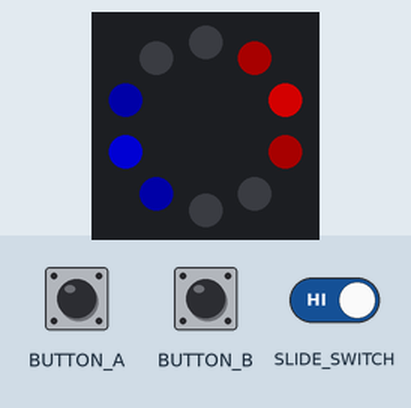
A program run on a simulated Circuit Playground running CircuitPython. On the bench: the board's ring of 10 RGB LEDs (number 0 left of the top, counting anticlockwise). Inputs (shaded band) come from the test bench. Dim RGB values are drawn brighter than linear.

Above: at 1.25 s.
1.3 s: slide switch moved to the right
At 2.5 s:
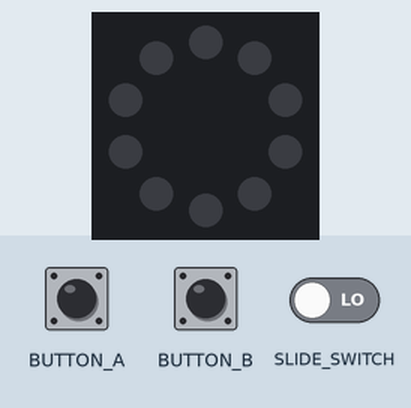
2.8 s: slide switch moved to the left
At 3.6 s:
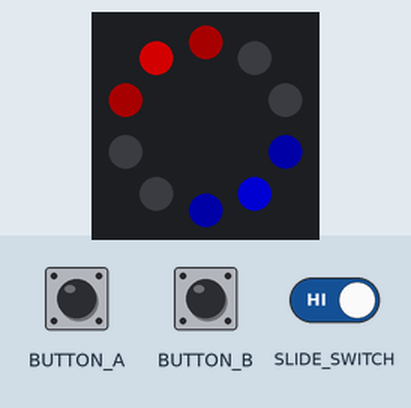
4.5 s: button B pressed for 0.15 s
5.2 s: button A pressed for 0.15 s
At 5.28 s:
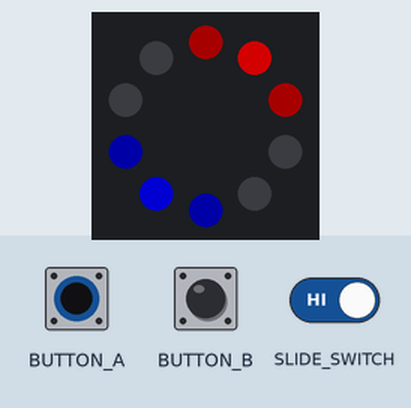
5.9 s: button B pressed for 0.15 s
6.6 s: button A pressed for 1 s
At 9.3 s:
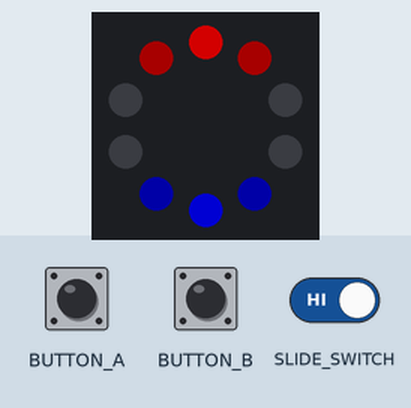
Timing chart, 0 to 10.8 s (numbered marks = the images above; inputs shaded):
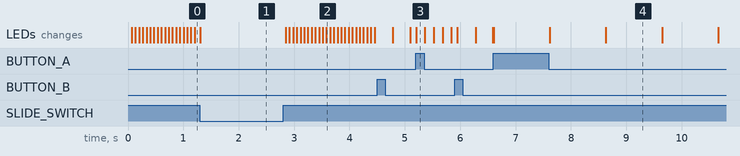

Measured:
- after the input at 1.3 s, the LEDs: change at once (image 1)
- after the input at 2.8 s, the LEDs: first change after 0.05 s (image 2 shows a later state)

The program:

policelights.py
```python
from adafruit_circuitplayground import cp
import time

# Button A slows things down
# Button B speeds them up
# Tiny switch is for off/on

cp.pixels.brightness = 0.5
cp.pixels.fill((0, 0, 0))  # Turn off the NeoPixels if they're on!

# has 10 pixels
NUM_PIXELS = 10
HALF_PIXELS = 5

index = 0

tick_time = 0.01
wait_ticks = 5
ticks = 0

# colors
BLACK = 0x000000
RED =   0xFF0000
RED2 =  0x550000
BLUE =  0x0000FF
BLUE2 = 0x000055

# previous pixel index
def pp_offset(index, offset=-1):
    return (index + offset) % NUM_PIXELS

def poll_lights(index):
    cp.pixels[pp_offset(index, -2)] = BLACK
    cp.pixels[pp_offset(index, -1)] = RED2
    cp.pixels[index] = RED
    cp.pixels[pp_offset(index, 1)] = RED2

    opposite = pp_offset(index, HALF_PIXELS)
    cp.pixels[pp_offset(opposite, -2)] = BLACK
    cp.pixels[pp_offset(opposite, -1)] = BLUE2
    cp.pixels[opposite] = BLUE
    cp.pixels[pp_offset(opposite, 1)] = BLUE2

while True:
    if not cp.switch:
        cp.pixels.fill((0, 0, 0))
        time.sleep(0.1)
        continue

    if cp.button_a:
        wait_ticks += 1

    if cp.button_b:
        wait_ticks = max(0, wait_ticks - 1)

    if ticks > wait_ticks:
        poll_lights(index)
        if index == NUM_PIXELS - 1:
            index = 0
        else:
            index += 1
        ticks = 0

    ticks += 1
    time.sleep(tick_time)
```
